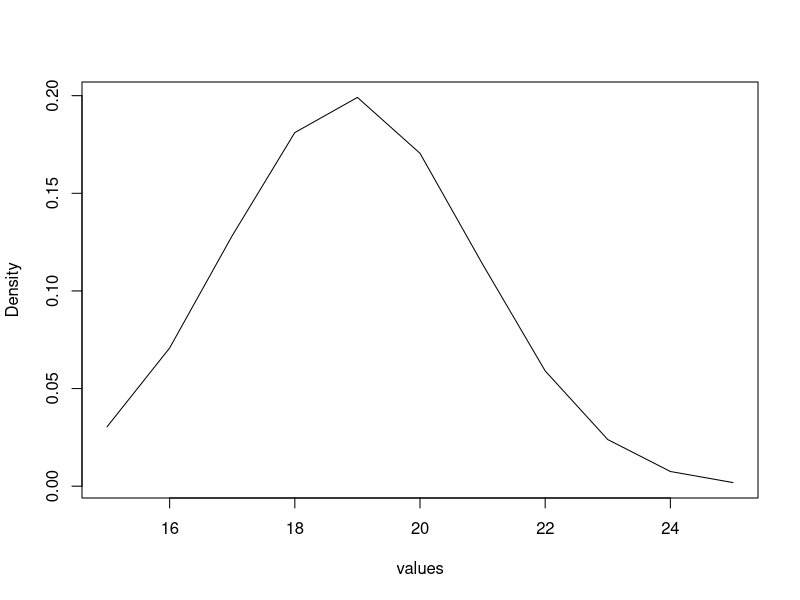
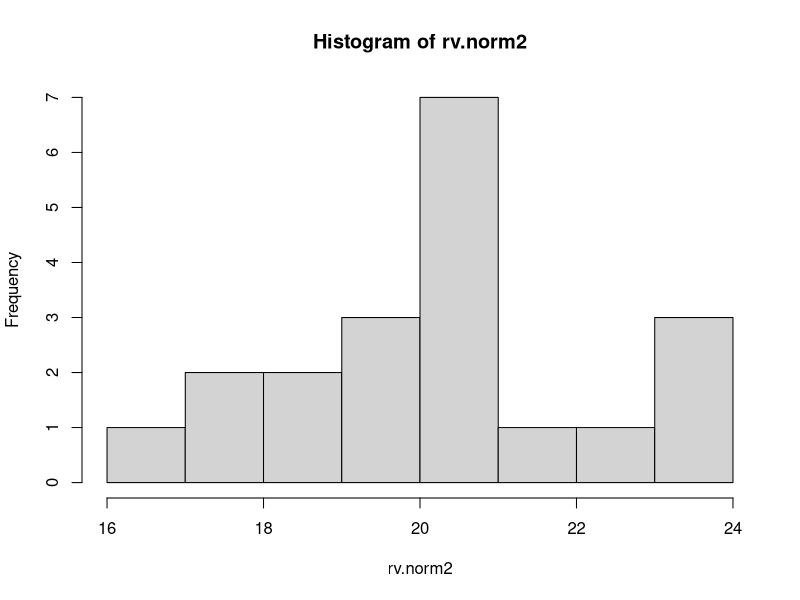
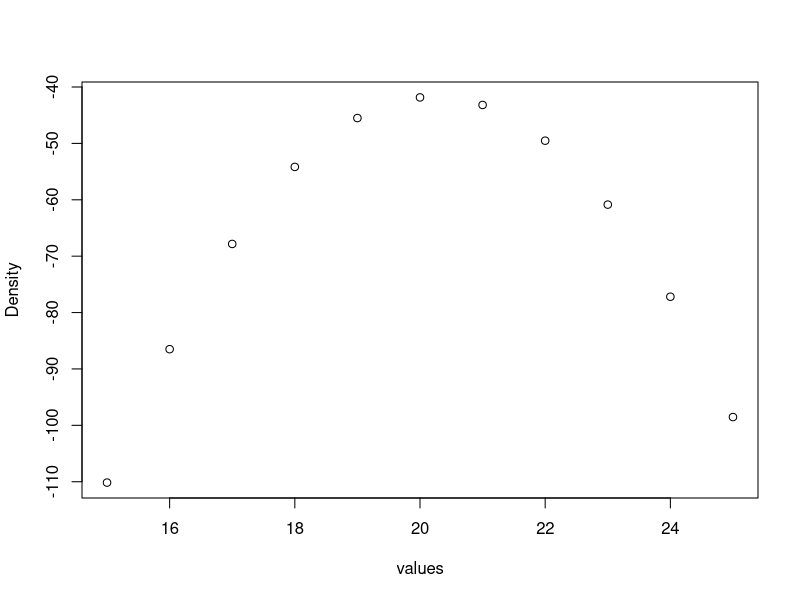
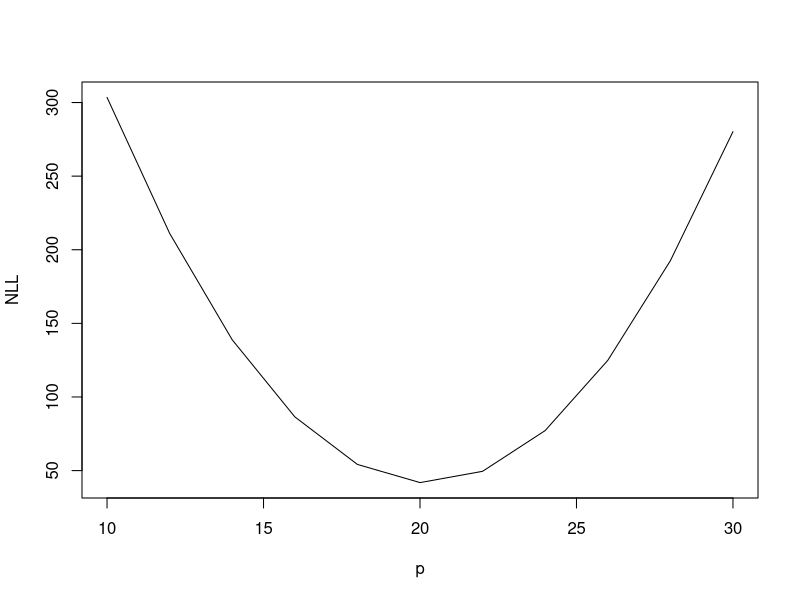
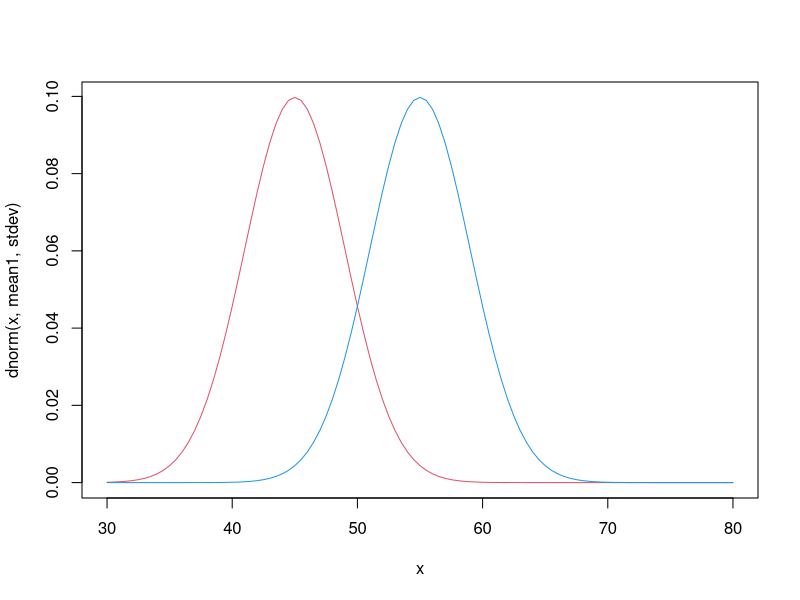
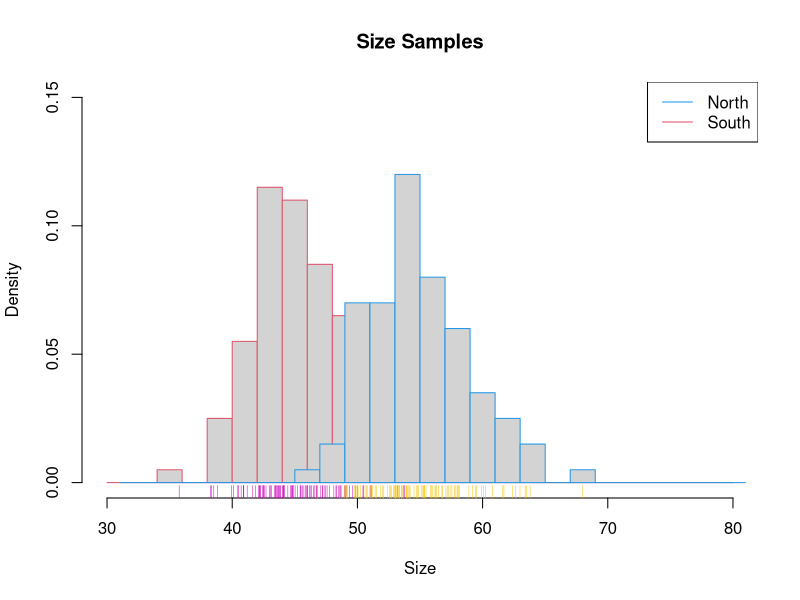
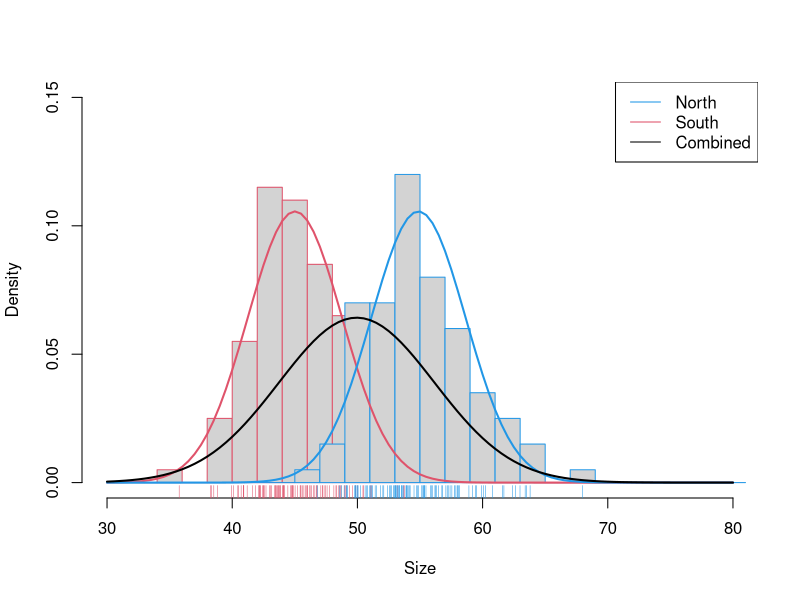

Source code (R) for these figures, in order:
############################
#  Extending linear models with R
#  UDEC Dept. Oceanographico
#  Concepcion, Chile
#  8 - 14 January 2017
#  Prof: Noble Hendrix & Cole Monnahan
#  noblehendrix@gmail.com
#--------------------------
#  Día 1 - Inferencía
#--------------------------


###### Example of normal

#Generate a random variable
#to reproduce results
set.seed(123)   

#A single sample 

rv.norm<- rnorm(1, mean = 20, sd = 2)

#Calculate probability density of mean = 15 given random sample
den.norm<- dnorm(x = rv.norm, mean = 15, sd = 2)

#Calculate probability density of mean = 15...25 given random sample - i.e. the likelihood
norm.range<- 15:25

den.norm.range<- dnorm(x = rv.norm, mean = norm.range, sd = 2)

#plot the probability density values
plot(x=norm.range, y=den.norm.range,  type = 'l', xlab = "values", ylab = "Density")

#Multiple samples 

#generate multiple samples from the normal distribution
rv.norm2<- rnorm(20, mean = 20, sd = 2)
#look at histogram of samples
hist(rv.norm2)

den.norm2<- dnorm(x = rv.norm2, mean = 15, sd = 2)

#calculate the product of the densities over all samples
prod(den.norm2)

#calculate the log density instead
log.den.norm2<- dnorm(x = rv.norm2, mean = 15, sd = 2, log = T)

#sum the log density
sum(log.den.norm2)

#Calculate probability density of mean = 15...25 given random samples using log density
#calculate length of the range
range.length<- length(norm.range)

#calculate log density = log likelihood (LL)
norm2.LL<- vector(length = range.length)
for(i in 1:11){
	norm2.LL[i]<- sum( dnorm(x = rv.norm2, mean = norm.range[i], sd = 2, log = T) )
	}

#plot the log density values
plot(norm.range, norm2.LL, xlab = "values", ylab = "Density")

#what value maximizes the log likelihood?


##############
# Estimation

#### Method 1  - develop likelihood and fit using optim

#Step 1 - develop function that returns negative log likelihood 
NLL_Norm1 = function(Par, Data){
  # Parameters
  mu = Par
  sigma = 2
  # Log-likelihood
  LL_i = dnorm( Data$Y, mean = mu, sd = sigma, log=TRUE )
  NLL = -1 * sum(LL_i)
  return( NLL )
}

Data1 = list( 'Y'= rv.norm2 ) #NOTE DATA MUST BE A LIST

#look at what NLL_Norm1 is doing - calculating the neg log like for different values of mu - note true value of mean is 20
NLL_Norm1(Par = 10, Data1)
NLL_Norm1(Par = 15, Data1)

vals<- seq(10, 30, by = 2)
range(vals)
NLL.vect<- vector(length = length(vals))

for(i in 1:length(vals)){
	NLL.vect[i]<- NLL_Norm1(Par = vals[i], Data1)
}

#Plot the NLL values over different hypotheses about value of p
plot(vals, NLL.vect, type = 'l', xlab = "p", ylab = "NLL")

#what is MLE = Min NLL?
vals[ which(NLL.vect == min(NLL.vect) ) ]

#Step 2 - let's use optim() to estimate mu for us
Start<- 15
Est = optim( par=Start, fn=NLL_Norm1, Data=Data1)
# Estimated parameters
print( Est$par ) # Estimated parameter


#what about estimating both the mean and the stdev of the sample? 


#Step 1 - develop function that returns negative log likelihood 
NLL_Norm2 = function(Par, Data){
  # Parameters
  mu = Par[1]
  sigma = Par[2]
  # Log-likelihood
  LL_i = dnorm( Data$Y, mean = mu, sd = sigma, log=TRUE )
  NLL = -1 * sum(LL_i)
  return( NLL )
}

#Step 2 - estimate parameters using optim
Start2<- c(15, 2.5)
Est2 = optim( par=Start2, fn=NLL_Norm2, Data=Data1, hessian=TRUE )
# Estimated parameters
print( Est2$par ) # Estimated parameter
print( Est2$hessian ) #Estimated Hessian matrix

# Estimated standard errors
print( sqrt(diag( solve(Est2$hessian) )) ) # square root of diagonal elements of the inverse-hessian matrix


###################
#### Example of sizes from two populations

#simulate sizes
mean1 <- 45
mean2 <- 55
stdev <- 4

#plots of the underlying distributions
curve(dnorm(x, mean1, stdev), from = 30, to = 80,  col = 2)
curve(dnorm(x, mean2, stdev), from = 30, to = 80, add = TRUE, col = 4)

# samples from the distributions
nobs <- 100
pop1 <- rnorm(nobs, mean1, sd = stdev)
pop2 <- rnorm(nobs, mean2, sd = stdev)

hist(pop1, border = 2, breaks = seq(30,80, by = 2), prob = TRUE, ylim = c(0, 0.15), main = "Size Samples", xlab = "Size")
rug(pop1, col = 6)
hist(pop2, border = 4, breaks = seq(31,81, by = 2), prob = TRUE, add = TRUE)
rug(pop2, col = 7)
legend("topright", c("North", "South"), col = c(4,2), lwd = c(1,1))

#Construct a dataset 
Dat1 <- list(Y = pop1)
Dat2 <- list(Y = pop2)

#Estimate parameters of the model - mu1, mu2, sigma

#Step 1 - develop function that returns negative log likelihood 
NLL_Norm3 = function(Par, Data1, Data2){
  # Parameters
  mu1 = Par[1]
  mu2 = Par[2]
  sigma = Par[3]
  # Log-likelihoods
  LL1 = dnorm( Data1$Y, mean = mu1, sd = sigma, log=TRUE )
  LL2 = dnorm( Data2$Y, mean = mu2, sd = sigma, log=TRUE )
  
  NLL = -1 * sum(LL1, LL2)
  return( NLL )
}

#Step 2 - estimate parameters using optim
Start3<- c(40, 50, 3)
#check starting conditions
NLL_Norm3(Start3, Data1 = Dat1, Data2 = Dat2)

Est3 = optim( par=Start3, fn=NLL_Norm3, Data1=Dat1, Data2 = Dat2, hessian=TRUE)
# Estimated parameters
print( Est3$par ) # Estimated parameter
print( Est3$hessian ) #Estimated Hessian matrix
print( sqrt(diag( solve(Est3$hessian) )) ) # square root of diagonal elements of the inverse-hessian matrix

#########
# Compare two models 

#Fit the 2 population data using a single mean and st dev
all.data <- list(Y = c(pop1, pop2))
Start2<- c(40, 2.5)
Est3a = optim( par=Start2, fn=NLL_Norm2, Data=all.data, hessian=TRUE )
# Estimated parameters
print( Est3a$par ) # Estimated parameter
print( Est3a$hessian ) #Estimated Hessian matrix
print( sqrt(diag( solve(Est3a$hessian) )) )

#compare neg log likelihood values - 
Est3$val
Est3a$val

#compute the likelihood ratio statistic for the 2 models
# D = 2*(log likelihood complex - log like simple)
# we computed the negative log likelihood values in our functions
D.val <- 2*(-Est3$val - (-Est3a$val))
#compare to Chi-sq with df_alt - df_simple = 3 - 2 = 1 df
p.val <- pchisq(D.val, df = 1, lower.tail = FALSE)


#plot the sample and the distributions implied by the results
hist(pop1, border = 2, breaks = seq(30,80, by = 2), prob = TRUE, ylim = c(0, 0.15), main = '', xlab = "Size")
rug(pop1, col = 2)
hist(pop2, border = 4, breaks = seq(31,81, by = 2), prob = TRUE, add = TRUE)
rug(pop2, col = 4)
#legend("topright", c("North", "South"), col = c(4,2), lwd = c(1,1))

#plots of the underlying distributions
#different means
curve(dnorm(x, Est3$par[1], Est3$par[3]), from = 30, to = 80,  col = 2, add = TRUE, lwd = 2)
curve(dnorm(x, Est3$par[2], Est3$par[3]), from = 30, to = 80, add = TRUE, col = 4, lwd = 2)
#same mean
curve(dnorm(x, Est3a$par[1], Est3a$par[2]), from = 30, to = 80, add = TRUE, col = 1, lwd = 2)
legend("topright", c("North", "South", "Combined"), col = c(4,2,1), lwd = c(1,1,1))

